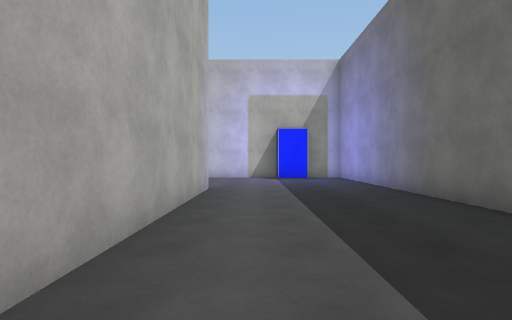
view 1 (above)

24 first-person views from a walk through a 3-D level made in the Unity game engine. The camera is 1.3 m above the floor, looks level and sees 80° across. The floor is counted in squares, 2 m on a side. Each view is taken from the middle of a square. On the plan, view 1 faces up. The plan holds only what a view shows up to about 10 squares ahead; the rest is blank. The place goes on beyond the plan. The player is left out. Surface patterns are stand-ins for the level's own textures.

view 2
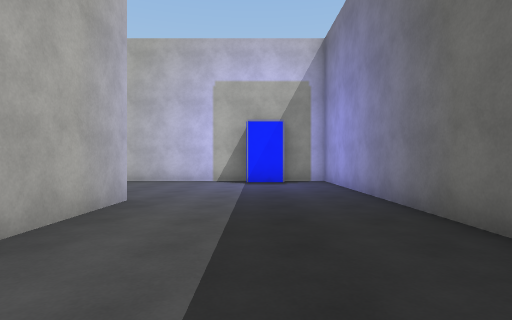

view 3
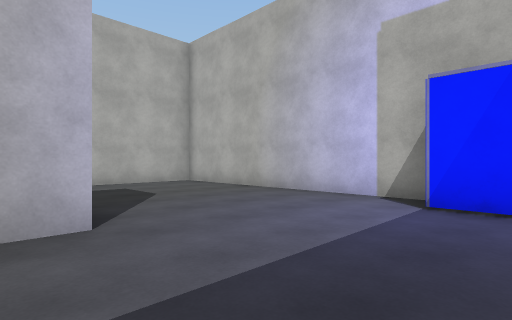

view 4
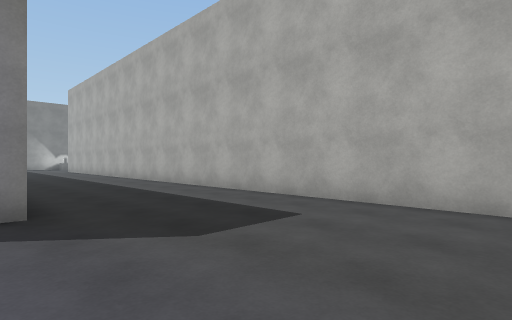

view 5
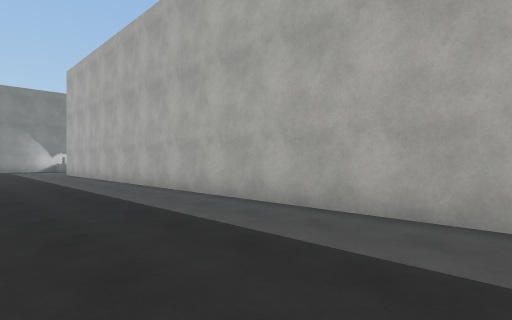

view 6
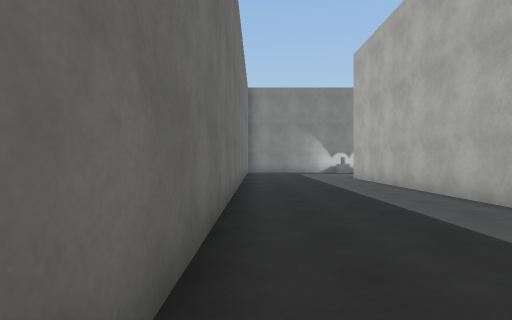

view 7
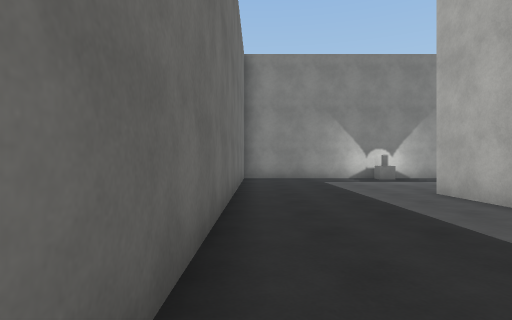

view 8
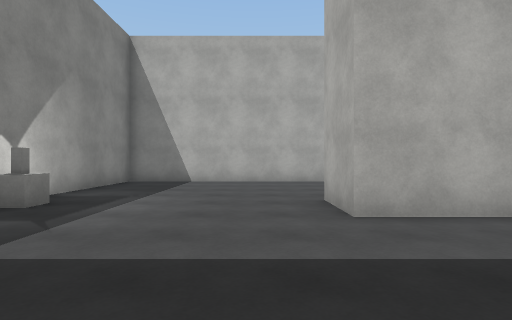

view 9
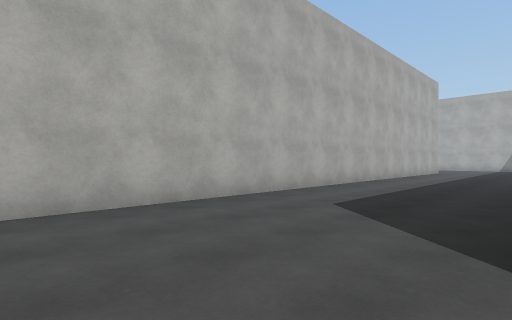

view 10
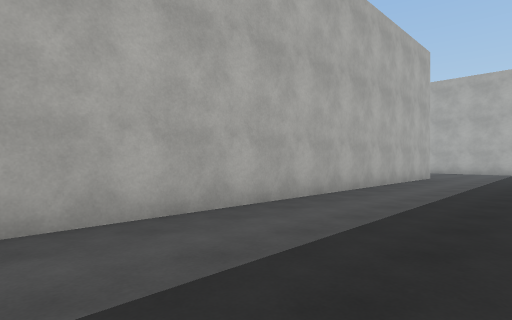

view 11
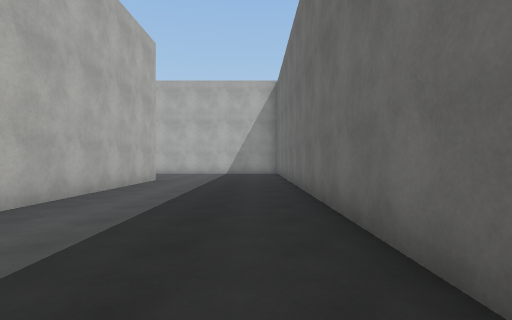

view 12
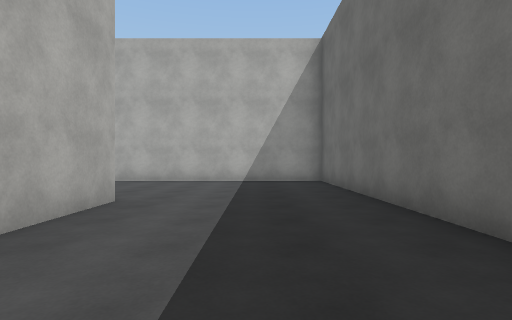

view 13
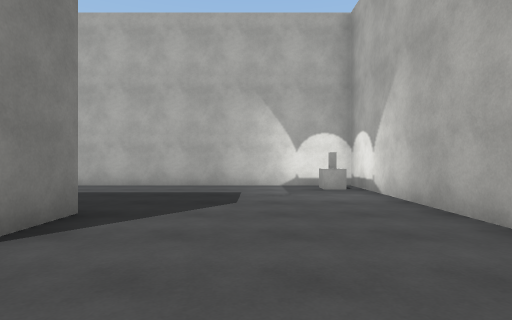

view 14
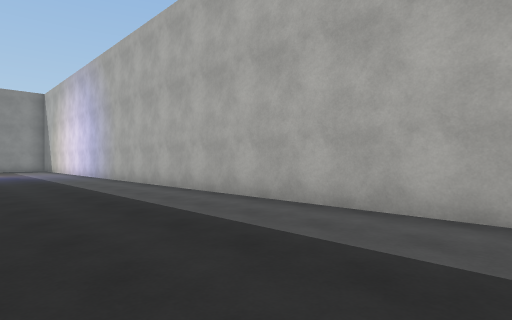

view 15
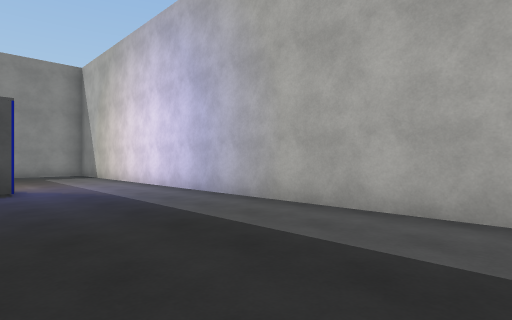

view 16
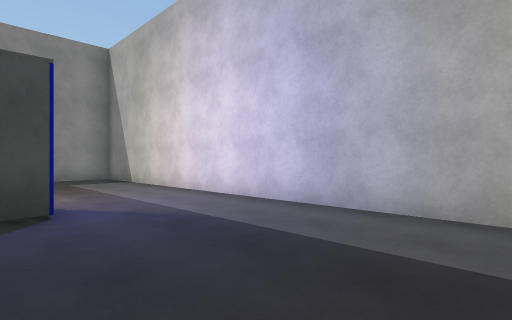

view 17
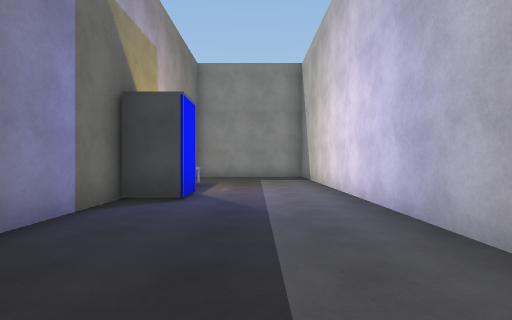

view 18
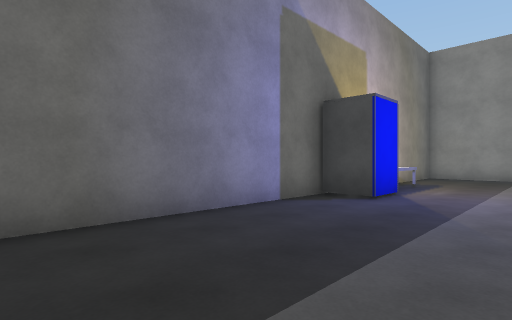

view 19
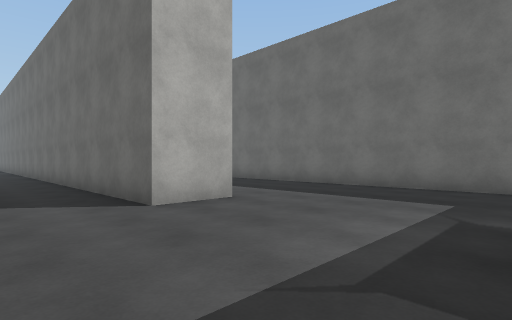

view 20
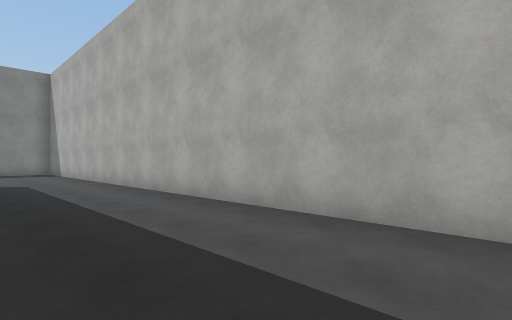

view 21
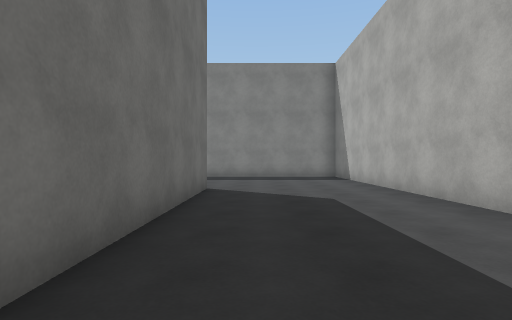

view 22
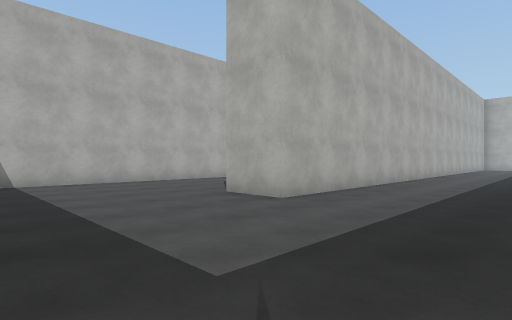

view 23
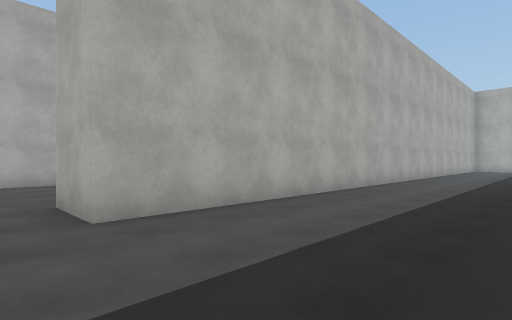

view 24
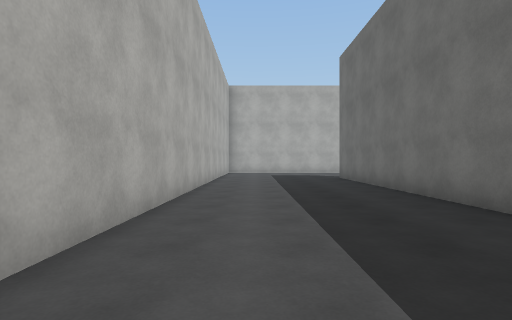

### Floor plan
Points are (right, up) in squares from view 1. A wall is a line through its corners. A room is listed if a view was taken in it or the views show most of it. See-through windows are left out.
Room 1 (views 1, 2, 3, 4, 5, 6, 7, 8, 9, 10, 11, 12, 13, 14, 15, 16, 17, 18, 19, 20, 21, 22, 23, 24)
walls: (3.1, 3.6) (3.1, 11.4) (-6.5, 11.4) (-6.5, -7.9) (-8, -7.9) (-8, 11.4) (-17.8, 11.4) (-17.8, -12.4); (-1.1, 7) (-1.1, -11.2); (4.6, 5.9) (4.6, -7.9) (3.1, -7.9) (3.1, -2.2); (-12.2, 6.9) (-12.2, -12.5); (-2.6, -12) (-2.6, 2.5); (9.1, -0.4) (9.1, 6); (-13.7, -6.2) (-13.7, -1.2); (-13.8, 6.8) (-12.5, 6.8); (-13.7, -11.9) (-13.7, -10)
low walls: (-16.7, 11.1) (-16.7, 10.5) (-17.2, 10.5)
objects: other object (-14, -9) to (-14, -8); other object (-14, -7); other object (1, 11)

Positions as (right, up) in squares from view 1, and headings:
1: (0, 0), facing up
2: (1, 2), facing up
3: (2, 6), facing up-left
4: (-2, 11), facing down-left
5: (-3, 7), facing down-left
6: (-3, 3), facing down
7: (-3, -2), facing down
8: (-3, -9), facing left
9: (-8, -10), facing up-left
10: (-9, -5), facing up-left
11: (-9, -3), facing up
12: (-10, 2), facing up
13: (-10, 9), facing left
14: (-14, 8), facing down-left
15: (-14, 1), facing down-left
16: (-14, -2), facing down-left
17: (-16, -1), facing down
18: (-17, -1), facing down-right
19: (-10, -12), facing up-right
20: (2, 3), facing down-left
21: (2, -1), facing down
22: (8, -12), facing up-left
23: (8, -9), facing up-left
24: (6, -4), facing up
